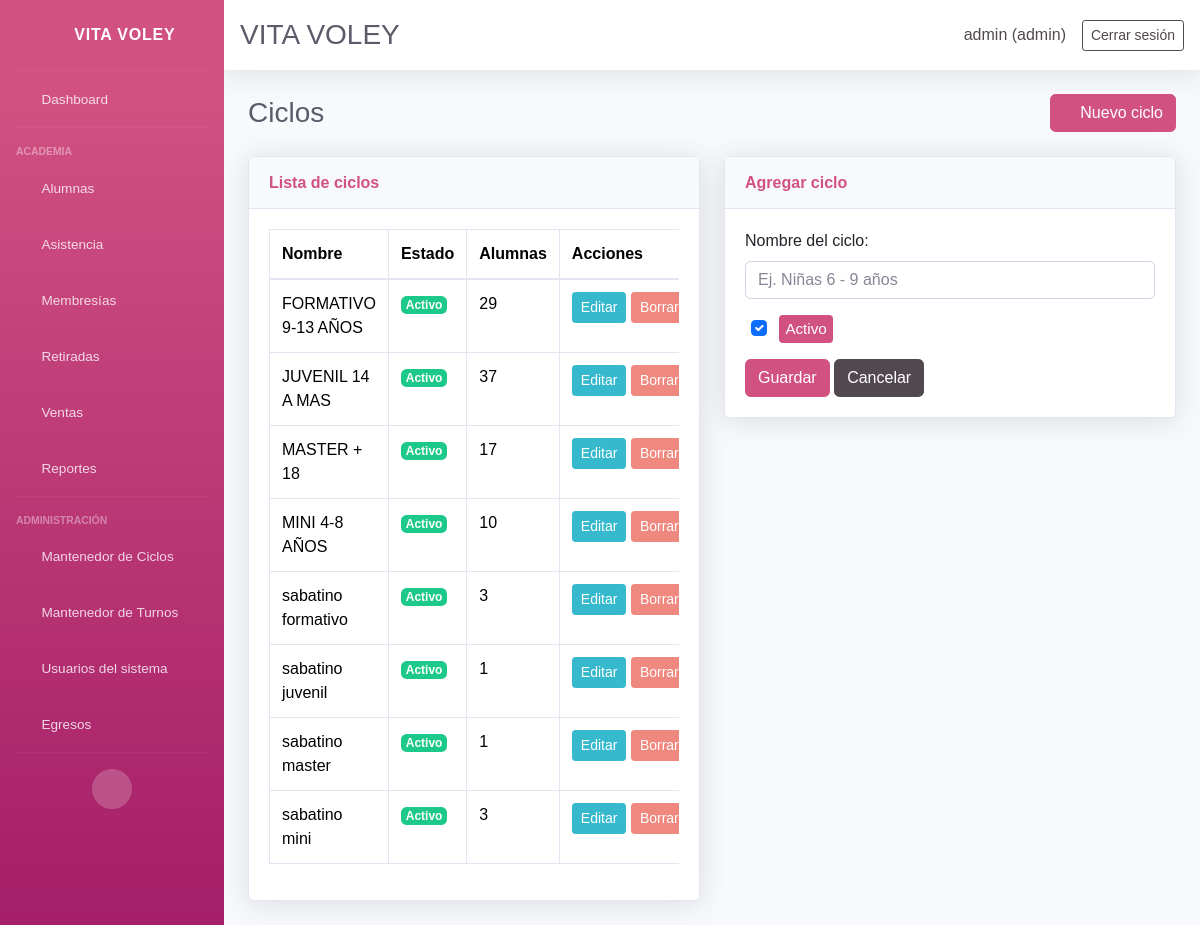
Page /cycles/ (signed in) on the committed database.
### core/models.py (models this page shows, shortened)
class AuditableModel(models.Model):
    created_by = models.ForeignKey(
        settings.AUTH_USER_MODEL,
        on_delete=models.SET_NULL,
        null=True,
        blank=True,
        related_name='%(app_label)s_%(class)s_created',
        verbose_name='Creado por',
    )
    updated_by = models.ForeignKey(
        settings.AUTH_USER_MODEL,
        on_delete=models.SET_NULL,
        null=True,
        blank=True,
        related_name='%(app_label)s_%(class)s_updated',
        verbose_name='Actualizado por',
    )
    updated_at = models.DateTimeField(auto_now=True, verbose_name='Actualizado el')
    class Meta:
        abstract = True

class Cycle(AuditableModel, models.Model):
    name = models.CharField(max_length=120, verbose_name='Nombre')
    slug = models.SlugField(max_length=40, unique=True, editable=False)
    is_active = models.BooleanField(default=True, verbose_name='Activo')
    sort_order = models.PositiveSmallIntegerField(default=0, editable=False)
    created_at = models.DateTimeField(auto_now_add=True)
    class Meta:
        ordering = ['name']
        verbose_name = 'Ciclo'
        verbose_name_plural = 'Ciclos'

### core/views_cycles.py (the view)
# urls.py: path('cycles/', views_cycles.cycles_list, name='cycles_list'),
@login_required(login_url='login')
def cycles_list(request):
    admin_redirect = _ensure_admin(request)
    if admin_redirect:
        return admin_redirect
    edit_cycle = None
    edit_id = request.GET.get('edit')
    if request.method == 'POST':
        form = CycleForm(request.POST)
        if form.is_valid():
            form.save()
            return redirect('cycles_list')
    elif edit_id:
        edit_cycle = get_object_or_404(Cycle, pk=edit_id)
        form = CycleForm(instance=edit_cycle)
    else:
        form = CycleForm()
    cycles = Cycle.objects.annotate(student_count=Count('students')).order_by('name')
    return render(request, 'core/cycles.html', {
        'cycles': cycles,
        'form': form,
        'create_mode': not edit_cycle,
        'edit_mode': bool(edit_cycle),
        'cycle': edit_cycle,
    })

### core/forms.py
class CycleForm(forms.ModelForm):
    class Meta:
        model = Cycle
        fields = ['name', 'is_active']
        widgets = {
            'name': forms.TextInput(attrs={'class': 'form-control', 'placeholder': 'Ej. Niñas 6 - 9 años'}),
            'is_active': forms.CheckboxInput(attrs={'class': 'form-check-input'}),
        }
        labels = {
            'name': 'Nombre del ciclo',
            'is_active': 'Activo',
        }

### core/audit.py (called while the page is built)
def set_current_user(user):
    _thread_locals.user = user

    def __call__(self, request):
        if getattr(request, 'user', None) and request.user.is_authenticated:
            set_current_user(request.user)
        else:
            set_current_user(None)
        try:
            return self.get_response(request)
        finally:
            set_current_user(None)

### core/context_processors.py (called while the page is built, shortened)
def user_role_context(request):
    user_role = None
    is_admin = False
    is_secretary = False
    if request.user.is_authenticated:
        if request.user.is_superuser:
            user_role = 'admin'
            is_admin = True
    return {
        'user_role': user_role,
        'is_admin': is_admin,
        'is_secretary': is_secretary,
    }

### core/views.py (called while the page is built)
def get_user_role(user):
    if not user.is_authenticated:
        return None
    if user.is_superuser:
        return 'admin'
    profile = getattr(user, 'userprofile', None)
    if profile is not None:
        return profile.role
    return 'secretary'

def _ensure_admin(request):
    if get_user_role(request.user) != 'admin':
        return redirect('dashboard')

### core/templates/core/cycles.html (shortened to what this page needs)
{% extends 'core/base.html' %}
{% block content %}
<div class="d-sm-flex align-items-center justify-content-between mb-4">
    <h1 class="h3 mb-0 text-gray-800">Ciclos</h1>
    <a class="btn btn-primary" href="{% url 'cycles_list' %}"><i class="fas fa-plus"></i> Nuevo ciclo</a>
</div>
<div class="row">
    <div class="col-lg-6">
        <div class="card shadow mb-4">
            <div class="card-header py-3">
                <h6 class="m-0 font-weight-bold text-primary">Lista de ciclos</h6>
            </div>
            <div class="card-body">
                <div class="table-responsive">
                    <table class="table table-bordered">
                        <thead>
                            <tr>
                                <th>Nombre</th>
                                <th>Estado</th>
                                <th>Alumnas</th>
                                <th>Acciones</th>
                            </tr>
                        </thead>
                        <tbody>
                            {% for item in cycles %}
                            <tr>
                                <td>{{ item.name }}</td>
                                <td>
                                    {% if item.is_active %}
                                    <span class="badge badge-success">Activo</span>
                                    {% else %}
                                    <span class="badge badge-secondary">Inactivo</span>
                                    {% endif %}
                                </td>
                                <td>{{ item.student_count }}</td>
                                <td class="text-nowrap">
                                    <a class="btn btn-sm btn-info" href="{% url 'cycle_edit' item.id %}">Editar</a>
                                    <form method="post" action="{% url 'cycle_delete' item.id %}" class="d-inline" onsubmit="return confirm('¿Eliminar este ciclo?');">
                                        <button class="btn btn-sm btn-danger" type="submit" {% if item.student_count %}disabled title="Tiene alumnas asignadas"{% endif %}>Borrar</button>
                                    </form>
                                </td>
                            </tr>
                            {% empty %}
                            <tr><td colspan="4">No hay ciclos registrados.</td></tr>
                            {% endfor %}
                        </tbody>
                    </table>
                </div>
            </div>
        </div>
    </div>
    <div class="col-lg-6">
        <div class="card shadow mb-4">
            <div class="card-header py-3">
                <h6 class="m-0 font-weight-bold text-primary">{% if edit_mode %}Editar ciclo{% else %}Agregar ciclo{% endif %}</h6>
            </div>
            <div class="card-body">
                <form method="post" action="{% if edit_mode %}{% url 'cycle_edit' cycle.id %}{% else %}{% url 'cycles_list' %}{% endif %}">
                    <div class="form-group">
                        {{ form.name.label_tag }}
                        {{ form.name }}
                    </div>
                    <div class="form-group form-check">
                        {{ form.is_active }}
                        <label class="form-check-label" for="{{ form.is_active.id_for_label }}">{{ form.is_active.label }}</label>
                    </div>
                    <button type="submit" class="btn btn-primary">Guardar</button>
                    <a class="btn btn-secondary" href="{% url 'cycles_list' %}">Cancelar</a>
                </form>
            </div>
        </div>
    </div>
</div>
{% endblock %}

### core/templates/core/header.html (shortened to what this page needs)
<nav class="navbar navbar-expand navbar-light bg-white topbar mb-4 static-top shadow">
    <div class="d-flex align-items-center w-100 justify-content-between">
        <h1 class="h3 mb-0 text-gray-800">VITA VOLEY</h1>
        {% if user.is_authenticated %}
        <div class="d-flex align-items-center">
            <span class="mr-3 text-secondary">{{ request.user.username }} ({{ user_role|default:'Usuario' }})</span>
            <a href="{% url 'logout' %}" class="btn btn-sm btn-outline-secondary">Cerrar sesión</a>
        </div>
        {% endif %}
    </div>
</nav>

### core/templates/core/base.html (style rules this page uses)
.form-check { padding-left: 30px; }
.form-check-label { font-size: 0.95rem; margin-left: 0.25rem; }
.form-check-input:checked + .form-check-label { background-color: #D15181; color: #fff; padding: 0.15rem 0.4rem; border-radius: 0.25rem; }

### rows in the picture
Cycle: name "FORMATIVO 9-13 AÑOS", is_active "Activo", student_count "29"
Cycle: name "JUVENIL 14 A MAS", is_active "Activo", student_count "37"
Cycle: name "MASTER + 18", is_active "Activo", student_count "17"
Cycle: name "MINI 4-8 AÑOS", is_active "Activo", student_count "10"
Cycle: name "sabatino formativo", is_active "Activo", student_count "3"
Cycle: name "sabatino juvenil", is_active "Activo", student_count "1"
Cycle: name "sabatino master", is_active "Activo", student_count "1"
Cycle: name "sabatino mini", is_active "Activo", student_count "3"

### other values in the picture
{{ request.user.username }} "admin"
{{ user_role|default:'Usuario' }} "admin"
